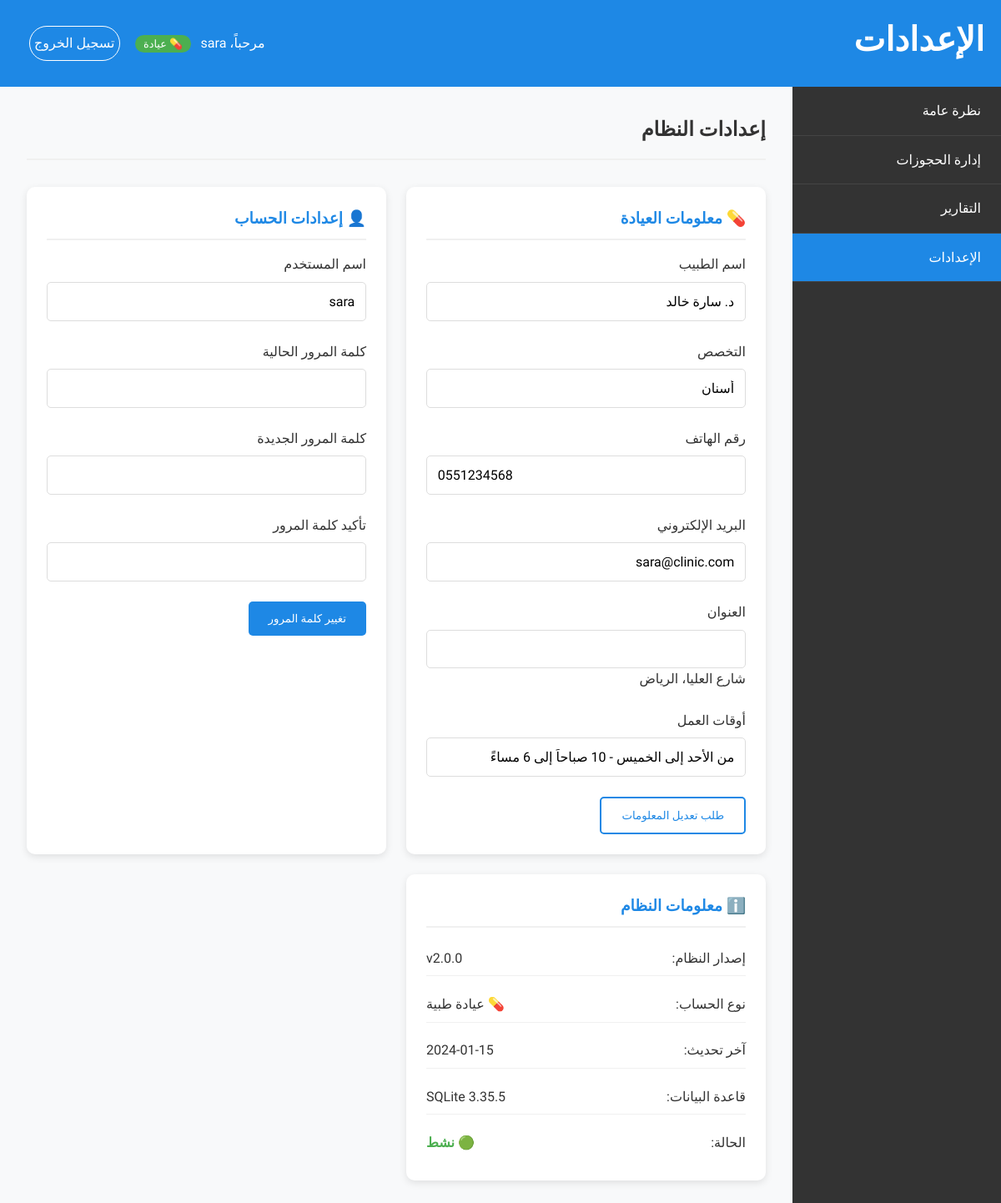
Page /settings (signed in) on the committed database.
### tables this page shows
CREATE TABLE clinics
                     (id INTEGER PRIMARY KEY AUTOINCREMENT,
                      doctor_name TEXT NOT NULL,
                      specialty TEXT NOT NULL,
                      phone TEXT,
                      email TEXT,
                      address TEXT,
                      working_hours TEXT,
                      telegram_bot_token TEXT,
                      created_at TIMESTAMP DEFAULT CURRENT_TIMESTAMP);

### app.py (the view)
@app.route('/settings')
def settings():
    if 'user_id' not in session:
        return redirect(url_for('login'))
    clinic_info = None
    if session.get('role') == 'clinic':
        conn = sqlite3.connect('clinic.db')
        c = conn.cursor()
        c.execute("SELECT * FROM clinics WHERE id = ?", (session.get('clinic_id'),))
        clinic_info = c.fetchone()
        conn.close()
    return render_template('settings.html', active_page='settings', clinic_info=clinic_info)

### templates/settings.html (shortened to what this page needs)
<!DOCTYPE html>
<html lang="ar" dir="rtl">
<head>
    <link rel="stylesheet" href="{{ url_for('static', filename='style.css') }}">
</head>
<body class="dashboard">
    <header class="dashboard-header">
        <div class="container">
            <h1>الإعدادات</h1>
            <div class="user-info">
                <span>
                    مرحباً، {{ session.username }}
                    {% if session.role == 'admin' %}
                    <span class="badge badge-admin">👑 مسؤول</span>
                    {% else %}
                    <span class="badge badge-clinic">💊 عيادة</span>
                    {% endif %}
                </span>
                <a href="/logout" class="btn btn-outline">تسجيل الخروج</a>
            </div>
        </div>
    </header>
    <div class="dashboard-container">
        <aside class="sidebar">
            <nav>
                <ul>
                    <li><a href="/dashboard">نظرة عامة</a></li>
                    <li><a href="/appointments">إدارة الحجوزات</a></li>
                    <li><a href="/reports">التقارير</a></li>
                    <li class="active"><a href="/settings">الإعدادات</a></li>
                </ul>
            </nav>
        </aside>
        <main class="dashboard-content">
            <div class="page-header">
                <h2>إعدادات النظام</h2>
            </div>
            <div class="settings-grid">
                {% if session.role == 'clinic' and clinic_info %}
                <div class="settings-card">
                    <h3>💊 معلومات العيادة</h3>
                    <form class="settings-form">
                        <div class="form-group">
                            <label for="doctor_name">اسم الطبيب</label>
                            <input type="text" id="doctor_name" value="{{ clinic_info[1] }}" readonly>
                        </div>
                        <div class="form-group">
                            <label for="specialty">التخصص</label>
                            <input type="text" id="specialty" value="{{ clinic_info[2] }}" readonly>
                        </div>
                        <div class="form-group">
                            <label for="clinic_phone">رقم الهاتف</label>
                            <input type="tel" id="clinic_phone" value="{{ clinic_info[3] or 'غير محدد' }}" readonly>
                        </div>
                        <div class="form-group">
                            <label for="clinic_email">البريد الإلكتروني</label>
                            <input type="email" id="clinic_email" value="{{ clinic_info[4] or 'غير محدد' }}" readonly>
                        </div>
                        <div class="form-group">
                            <label for="clinic_address">العنوان</label>
                            <input id="clinic_address" rows="2" readonly>{{ clinic_info[5] or 'غير محدد' }}</textarea>
                        </div>
                        <div class="form-group">
                            <label for="working_hours">أوقات العمل</label>
                            <input type="text" id="working_hours" value="{{ clinic_info[6] or 'غير محدد' }}" readonly>
                        </div>
                        <button type="button" class="btn btn-secondary" onclick="enableClinicEditing()">طلب تعديل
                            المعلومات</button>
                    </form>
                </div>
                {% endif %}
                <div class="settings-card">
                    <h3>👤 إعدادات الحساب</h3>
                    <form class="account-form">
                        <div class="form-group">
                            <label for="username">اسم المستخدم</label>
                            <input type="text" id="username" value="{{ session.username }}" readonly>
                        </div>
                        <div class="form-group">
                            <label for="current_password">كلمة المرور الحالية</label>
                            <input type="password" id="current_password">
                        </div>
                        <div class="form-group">
                            <label for="new_password">كلمة المرور الجديدة</label>
                            <input type="password" id="new_password">
                        </div>
                        <div class="form-group">
                            <label for="confirm_password">تأكيد كلمة المرور</label>
                            <input type="password" id="confirm_password">
                        </div>
                        <button type="button" class="btn btn-primary" onclick="changePassword()">تغيير كلمة
                            المرور</button>
                    </form>
                </div>
                <div class="settings-card">
                    <h3>ℹ️ معلومات النظام</h3>
                    <div class="system-info">
                        <div class="info-item">
                            <span>إصدار النظام:</span>
                            <span>v2.0.0</span>
                        </div>
                        <div class="info-item">
                            <span>نوع الحساب:</span>
                            <span>
                                {% if session.role == 'admin' %}👑 مسؤول نظام
                                {% else %}💊 عيادة طبية{% endif %}
                            </span>
                        </div>
                        <div class="info-item">
                            <span>آخر تحديث:</span>
                            <span>2024-01-15</span>
                        </div>
                        <div class="info-item">
                            <span>قاعدة البيانات:</span>
                            <span>SQLite 3.35.5</span>
                        </div>
                        <div class="info-item">
                            <span>الحالة:</span>
                            <span class="status-online">🟢 نشط</span>
                        </div>
                    </div>
                </div>
            </div>
        </main>
    </div>
</body>
</html>

### static/style.css (style rules this page uses)
* { margin: 0; padding: 0; box-sizing: border-box; }
body { font-family: 'Tajawal', sans-serif; line-height: 1.6; color: #333; background-color: #f8f9fa; }
.container { max-width: 1200px; margin: 0 auto; padding: 0 20px; }
header { background: linear-gradient(135deg, #1e88e5, #0d47a1); color: white; padding: 2rem 0; text-align: center; }
header h1 { font-size: 2.5rem; margin-bottom: 0.5rem; }
.btn { display: inline-block; padding: 0.8rem 1.5rem; border: none; border-radius: 5px; text-decoration: none; font-weight: 500; cursor: pointer; transition: all 0.3s ease; font-family: 'Tajawal', sans-serif; }
.btn-primary { background: #1e88e5; color: white; }
.btn-secondary { background: transparent; color: #1e88e5; border: 2px solid #1e88e5; }
.btn-outline { background: transparent; color: white; border: 1px solid white; margin:0 15px; border-radius: 25px; padding: 7px 5px; }
.form-group { margin-bottom: 1.5rem; }
.form-group label { display: block; margin-bottom: 0.5rem; font-weight: 500; }
.form-group input { width: 100%; padding: 0.8rem; border: 1px solid #ddd; border-radius: 5px; font-family: 'Tajawal', sans-serif; font-size: 1rem; }
.dashboard-header { background: #1e88e5; color: white; padding: 1rem 0; }
.dashboard-header .container { display: flex; justify-content: space-between; align-items: center; }
.dashboard-container { display: flex; min-height: calc(100vh - 80px); }
.sidebar { width: 250px; background: #333; color: white; }
.sidebar nav ul { list-style: none; }
.sidebar nav li { border-bottom: 1px solid #444; }
.sidebar nav a { display: block; padding: 1rem 1.5rem; color: white; text-decoration: none; transition: background 0.3s ease; }
.sidebar nav a:hover, .sidebar nav li.active a { background: #1e88e5; }
.dashboard-content { flex: 1; padding: 2rem; }
.page-header { display: flex; justify-content: space-between; align-items: center; margin-bottom: 2rem; padding-bottom: 1rem; border-bottom: 2px solid #f0f0f0; }
.page-header h2 { color: #333; margin: 0; }

### templates/settings.html (style rules this page uses)
.settings-grid { display: grid; grid-template-columns: repeat(auto-fit, minmax(400px, 1fr)); gap: 1.5rem; }
.settings-card { background: white; padding: 1.5rem; border-radius: 10px; box-shadow: 0 3px 10px rgba(0, 0, 0, 0.1); }
.settings-card h3 { margin-bottom: 1rem; color: #1e88e5; border-bottom: 2px solid #f0f0f0; padding-bottom: 0.5rem; }
.badge { padding: 0.2rem 0.6rem; border-radius: 15px; font-size: 0.8rem; margin-right: 0.5rem; }
.badge-clinic { background: #4caf50; color: white; }
.status-online { color: #4caf50; font-weight: bold; }
.system-info { display: flex; flex-direction: column; gap: 0.8rem; }
.info-item { display: flex; justify-content: space-between; align-items: center; padding: 0.5rem 0; border-bottom: 1px solid #f0f0f0; }
.info-item:last-child { border-bottom: none; }

### rows in the picture
clinics: doctor_name "د. سارة خالد", specialty "أسنان", phone "0551234568", email "sara@clinic.com", address "شارع العليا، الرياض", working_hours "من الأحد إلى الخميس - 10 صباحاً إلى 6 مساءً"
